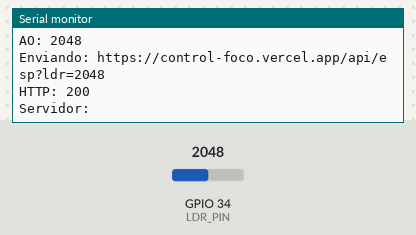
A sketch run on a simulated ESP32. Parts: the last lines printed to the serial monitor. Inputs (shaded band) come from the test bench; at power-on: GPIO 34 (LDR_PIN) = 2048. WiFi joins after 1.5 s; servers stay silent unless stated; uploads are accepted with an empty reply.

Above: at 2.7 s.
2.8 s: GPIO 34 (LDR_PIN) set to 2866
At 3.06 s:
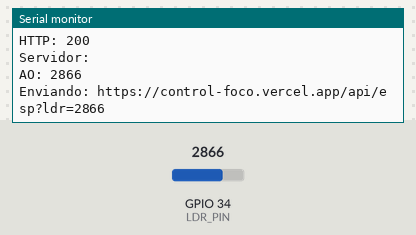
4.3 s: GPIO 34 (LDR_PIN) set to 3603
At 4.9 s:
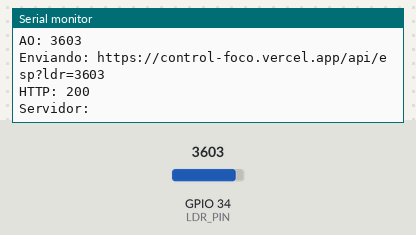
Timing chart, 0 to 7.3 s (numbered marks = the images above; inputs shaded):
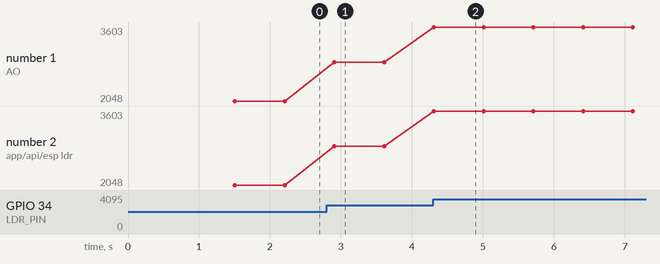

The sketch:

esp32_foco.ino
```cpp
#include <WiFi.h>
#include <HTTPClient.h>
#include <WiFiClientSecure.h>

// ====== CONFIGURACIÓN WI-FI ======
//const char* ssid = "DESKTOP-TSJBC22-6549";
const char* ssid = "HONOR X7b";
//const char* password = "12345678900";
const char* password = "123456789";

// ====== SERVIDOR ======
const char* serverUrl = "https://control-foco.vercel.app/api/esp";

// ====== PINES ======
const int LDR_PIN = 34;
const int RELAY_PIN = 5;

// ====== UMBRAL ======
const int UMBRAL_LUZ = 100;

void setup() {
  Serial.begin(115200);

  pinMode(LDR_PIN, INPUT);

  // Igual que tu código original:
  // el relé comienza apagado/flotando.
  pinMode(RELAY_PIN, INPUT);

  Serial.println("\nConectando a Wi-Fi...");

  WiFi.begin(ssid, password);

  while (WiFi.status() != WL_CONNECTED) {
    delay(500);
    Serial.print(".");
  }

  Serial.println("\n¡Wi-Fi conectado!");
  Serial.print("IP del ESP32: ");
  Serial.println(WiFi.localIP());
}

void loop() {

  // ====== LEER LDR ======
  int valorLDR = analogRead(LDR_PIN);

  Serial.print("AO: ");
  Serial.print(valorLDR);

  if (WiFi.status() != WL_CONNECTED) {
    // Si no hay Wi-Fi, usar lógica local
    bool oscuro = (valorLDR > UMBRAL_LUZ);
    if (oscuro) {
      Serial.println(" -> OSCURO (Modo Local)");
      pinMode(RELAY_PIN, OUTPUT);
      digitalWrite(RELAY_PIN, HIGH);
    } else {
      Serial.println(" -> LUZ (Modo Local)");
      pinMode(RELAY_PIN, INPUT);
    }
  } else {
    Serial.println(); // Salto de línea si hay Wi-Fi
  }

  // ====== ENVIAR LDR AL SERVIDOR ======
  if (WiFi.status() == WL_CONNECTED) {

    WiFiClientSecure client;
    client.setInsecure();

    HTTPClient http;

    String url = String(serverUrl) + "?ldr=" + String(valorLDR);

    Serial.print("Enviando: ");
    Serial.println(url);

    if (http.begin(client, url)) {

      int httpCode = http.GET();

      if (httpCode > 0) {

        Serial.print("HTTP: ");
        Serial.println(httpCode);

        String response = http.getString();

        Serial.print("Servidor: ");
        Serial.println(response);

        // --- APLICAR ESTADO SEGÚN RESPUESTA ---
        // Se busca el valor de "relay" en el JSON devuelto
        if (response.indexOf("\"relay\": 1") != -1 || response.indexOf("\"relay\":1") != -1) {
          Serial.println("-> Comando API: ENCENDER");
          pinMode(RELAY_PIN, OUTPUT);
          digitalWrite(RELAY_PIN, HIGH);
        } else if (response.indexOf("\"relay\": 0") != -1 || response.indexOf("\"relay\":0") != -1) {
          Serial.println("-> Comando API: APAGAR");
          pinMode(RELAY_PIN, INPUT);
        }

      } else {

        Serial.print("Error HTTP: ");
        Serial.println(http.errorToString(httpCode));

      }

      http.end();

    } else {

      Serial.println("No se pudo iniciar conexión HTTPS");

    }
  } else {

    Serial.println("Wi-Fi desconectado...");

  }

  delay(500);
}
```

Measured:
- after the input at 2.8 s, the serial monitor: prints a new line after 0.11 s (image 1)
- after the input at 4.3 s, the serial monitor: prints a new line at once (image 2)
- plotted number 1: 2048 → 2866 after the input at 2.8 s, 2866 → 3603 after the input at 4.3 s
- plotted number 2: 2048 → 2866 after the input at 2.8 s, 2866 → 3603 after the input at 4.3 s
